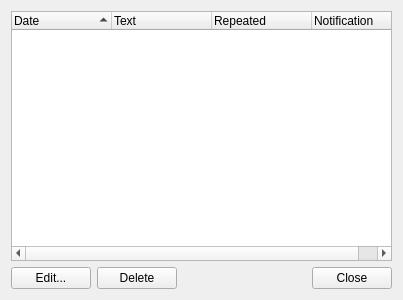
<?xml version="1.0" encoding="UTF-8"?>
<ui version="4.0">
 <class>NoteListWindow</class>
 <widget class="QWidget" name="NoteListWindow">
  <property name="windowModality">
   <enum>Qt::ApplicationModal</enum>
  </property>
  <property name="geometry">
   <rect>
    <x>0</x>
    <y>0</y>
    <width>403</width>
    <height>300</height>
   </rect>
  </property>
  <property name="windowTitle">
   <string>All Notes</string>
  </property>
  <property name="windowIcon">
   <iconset resource="resources.qrc">
    <normaloff>:/images/icon.tga</normaloff>:/images/icon.tga</iconset>
  </property>
  <layout class="QVBoxLayout" name="verticalLayout">
   <item>
    <widget class="QTreeWidget" name="treeWidget">
     <property name="alternatingRowColors">
      <bool>true</bool>
     </property>
     <property name="sortingEnabled">
      <bool>true</bool>
     </property>
     <column>
      <property name="text">
       <string notr="true">Date</string>
      </property>
     </column>
     <column>
      <property name="text">
       <string>Text</string>
      </property>
     </column>
     <column>
      <property name="text">
       <string>Repeated</string>
      </property>
     </column>
     <column>
      <property name="text">
       <string>Notification</string>
      </property>
     </column>
    </widget>
   </item>
   <item>
    <layout class="QHBoxLayout" name="horizontalLayout">
     <item>
      <widget class="QPushButton" name="editButton">
       <property name="text">
        <string>Edit...</string>
       </property>
      </widget>
     </item>
     <item>
      <widget class="QPushButton" name="deleteButton">
       <property name="text">
        <string>Delete</string>
       </property>
      </widget>
     </item>
     <item>
      <spacer name="horizontalSpacer">
       <property name="orientation">
        <enum>Qt::Horizontal</enum>
       </property>
       <property name="sizeHint" stdset="0">
        <size>
         <width>40</width>
         <height>20</height>
        </size>
       </property>
      </spacer>
     </item>
     <item>
      <widget class="QPushButton" name="closeButton">
       <property name="text">
        <string>Close</string>
       </property>
      </widget>
     </item>
    </layout>
   </item>
  </layout>
 </widget>
 <resources>
  <include location="resources.qrc"/>
 </resources>
 <connections/>
</ui>
